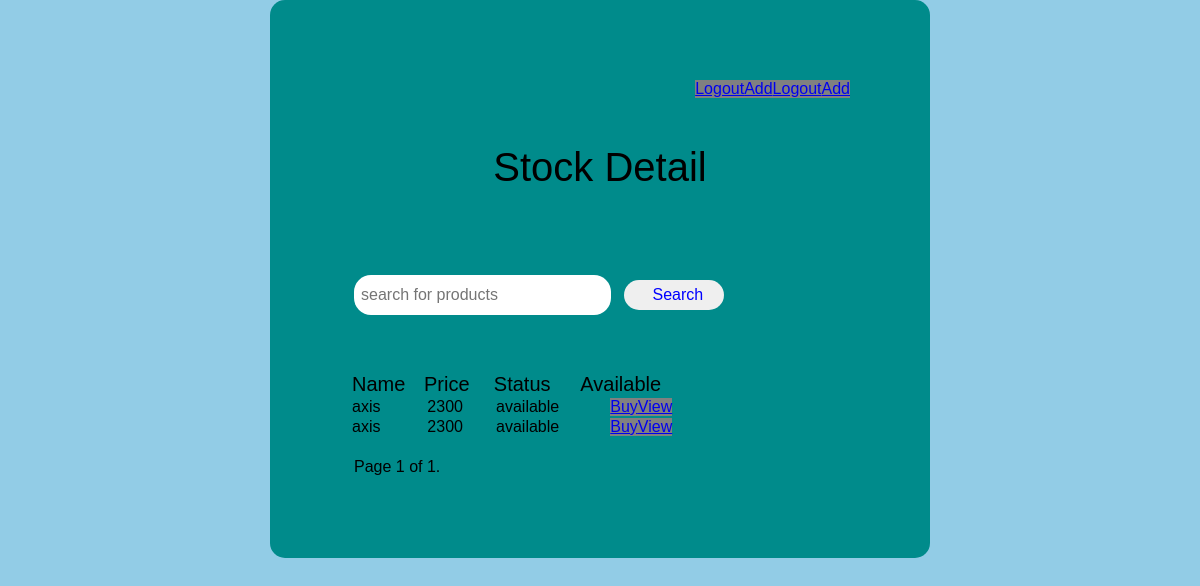
Screenshot of /detail/ (signed in) with the database file from the repository.
### stock/models.py (models this page shows, shortened)
class Product(models.Model):
    name=models.CharField(max_length=100)
    brand = models.CharField(max_length=255)
    catagory= models.CharField(max_length=100)
    price = models.CharField(max_length=10)
    discription = models.CharField(max_length=300)
    rate = models.FloatField(max_length=100)
    status = models.CharField(max_length=10)
    slug=models.SlugField(max_length=40)

### stock/views.py (the view)
# urls.py: path('detail/',views.product_detail,name='Detail'),
@login_required(login_url="login/")
def product_detail(request):
    product=Product.objects.all()
    item_name = request.GET.get('name')
    if item_name != '' and item_name is not None:
        product =product.filter(name__icontains = item_name)
    paginator = Paginator(product,2)
    page_number = request.GET.get('page')
    product = paginator.get_page(page_number)
    return render(request,'stock/details.html',{'product':product})

### stock/templates/stock/details.html (shortened to what this page needs)
<!DOCTYPE html>
<html lang="en">
<head>
</head>
<body>
    <div class="details-form">
       <nav>
        <a href="{% url 'Stock' %}">Add</a></p>
        <p style="text-align:right;"> <a href="{% url 'Logout' %}">Logout</a></p>
       </nav>
        <a href="{% url 'Stock' %}">Add</a></p>
        <p style="text-align:right;"> <a href="{% url 'Logout' %}">Logout</a></p>
        <h1>stock Detail</h1>
        <form action="" method="POST">
            <table>
                <tr>
                    <th>
                        <td>
                            <input  name="item_name" placeholder="search for products" class="form-control"> &nbsp;&nbsp;<button class="btn btn-sucess" type="submit">Search</button><br><br>
                        </td><br>
                    </th>
                </tr>
            </table>
            <table>
                <thead>
                    <tr>
                        <th>Name&nbsp;&nbsp;</th>
                        <th>&nbsp;Price&nbsp;&nbsp;</th>
                        <th>&nbsp;&nbsp;Status&nbsp;&nbsp;</th>
                        <th>&nbsp;&nbsp;&nbsp;Available&nbsp;&nbsp;</th>
                    </tr>
                </thead>
                <tbody>
                    {% for fm in product %}
                    <tr>
                        <td>
                            {{ fm.name}}
                        </td>
                        <td>
                            &nbsp;&nbsp;{{fm.price}}
                        </td>
                        <td>
                           &nbsp;&nbsp; {{fm.status}} {{ fm.error|striptags }}
                        </td>
                        <td>
                            <a href="/{{fm.id}}" type="submit">View</a>
                             &nbsp; &nbsp;  <a href="{% url 'Buy' %}">Buy</a>&nbsp;
                        </td><br>
                    </tr>
                    {% endfor %}
                </tbody>
            </table>
            <br>
            <table>
                <tr>
                    <th>
                        <td>
                             Page {{ product.number }} of {{product.paginator.num_pages }}.
                        </td>
                    </th>
                </tr>
            </table>
        </form>
</body>
</html>

### stock/templates/stock/details.html (style rules this page uses)
* { padding: 0; margin: 0; font: 1em sans-serif; }
body { margin: 0; padding: 0; background-color:#6abadeba; font-family: 'Arial'; }
.details-form { width: 500px; margin: auto; margin: 20 0; padding: 80px; background:darkcyan; border-radius: 15px ; }
h1 { text-align: center; color:black; padding: 25px; font-size: 40px; text-transform: capitalize; margin: 40px; }
a { float: right; background-color: grey; }
button { width: 100px; height: 30px; border: none; border-radius: 17px; padding-left: 7px; color: blue; }
input { width: 250px; height: 40px; border: none; border-radius: 17px; padding-left: 7px; color: blue }
th { color:black; font-size: 20px; font: bold; }

### rows the page displays
Product: name "axis", price "2300", status "available"
Product: name "axis", price "2300", status "available"

### other values shown
{{ product.number }} "1"
{{ product.paginator.num_pages }} "1"
